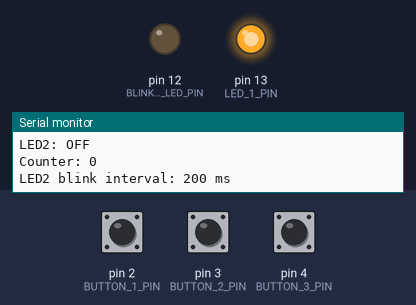
The program below on a simulated Arduino Uno, built with avr-gcc and run on an emulated ATmega328P. Shown: output pins drawn as LEDs (lit = HIGH), the last lines printed to the serial monitor. Dashed ring = blinking. The test bench sets the inputs (shaded band); at power-on: pin 2 (BUTTON_1_PIN) HIGH, pin 3 (BUTTON_2_PIN) HIGH, pin 4 (BUTTON_3_PIN) HIGH.

Above: at 1.2 s.
1.3 s: pin 2 (BUTTON_1_PIN) pulled LOW for 0.15 s
At 1.51 s:
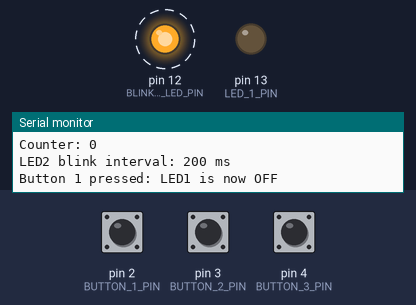
4.3 s: pin 2 (BUTTON_1_PIN) pulled LOW for 1 s
At 5.3 s:
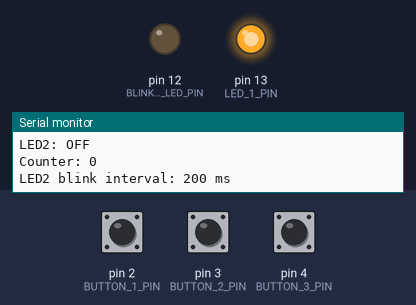
10.9 s: pin 2 (BUTTON_1_PIN) pulled LOW for 3.2 s
At 11.38 s:
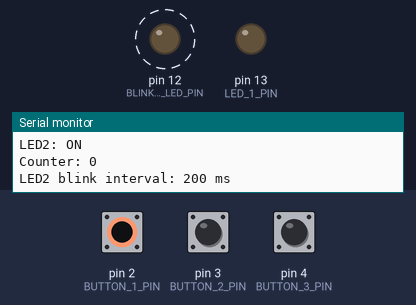
Timing chart, 0 to 16.6 s (numbered marks = the images above; inputs shaded):
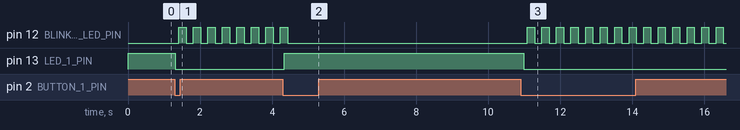

Measured:
- after the input at 1.3 s, pin 12 (BLINKING_LED_PIN): alternates HIGH for 0.20 s and LOW for 0.20 s, starting after 0.11 s; pin 13 (LED_1_PIN): HIGH → LOW at once
- after the input at 4.3 s, pin 12 (BLINKING_LED_PIN): goes on until 4.4 s, then stays LOW; pin 13 (LED_1_PIN): LOW → HIGH at once
- after the input at 10.9 s, pin 12 (BLINKING_LED_PIN): alternates HIGH for 0.20 s and LOW for 0.20 s, starting after 0.19 s; pin 13 (LED_1_PIN): HIGH → LOW after 0.09 s

The program:

main.cpp
```cpp
#include "serial_comm/serial_comm.h"
#include "state_manager/state_manager.h"
#include "sys_timer/sys_timer.h"
#include "task_manager/task_manager.h"

void setup()
{
    serialInit();
    initStateManager();
    initSystemTimer();
    initTaskManager();

    printf("Lab 2.1 started with timer-based scheduler\n");
}

void loop()
{
    taskIdle();
    delay(1000 * SYS_TICK); // 1 second
}
```

button.cpp
```cpp
#include "button.h"
#include <Arduino.h>

// for each button
static unsigned long lastDebounceTime[3] = { 0, 0, 0 };
static bool lastButtonState[3] = { false, false, false };
static bool buttonState[3] = { false, false, false };

void initButtons()
{
    pinMode(BUTTON_1_PIN, INPUT_PULLUP);
    pinMode(BUTTON_2_PIN, INPUT_PULLUP);
    pinMode(BUTTON_3_PIN, INPUT_PULLUP);
}

bool isButtonPressed(int pin)
{
    static bool lastState[3] = { false, false, false };
    int buttonIndex = pin - 2;

    // inverted because of INPUT_PULLUP
    bool currentState = !digitalRead(pin);

    bool result = currentState && !lastState[buttonIndex];

    lastState[buttonIndex] = currentState;

    return result;
}
```

button.h
```cpp
#ifndef BUTTON_H
#define BUTTON_H

#define BUTTON_1_PIN 2 // controls LED1
#define BUTTON_2_PIN 3 // increments counter
#define BUTTON_3_PIN 4 // decrements counter

void initButtons();
bool isButtonPressed(int pin);

#endif
```

led.cpp
```cpp
#include "led.h"
#include <Arduino.h>

void initLeds()
{
    pinMode(LED_1_PIN, OUTPUT);
    pinMode(BLINKING_LED_PIN, OUTPUT);
    digitalWrite(LED_1_PIN, HIGH);
    digitalWrite(BLINKING_LED_PIN, LOW);
}

void setLedState(int pin, bool state)
{
    digitalWrite(pin, state ? HIGH : LOW);
}

void toggleLed(int pin)
{
    digitalWrite(pin, !digitalRead(pin));
}
```

led.h
```cpp
#ifndef LED_H
#define LED_H

#define LED_1_PIN 13 // controlled by Button1
#define BLINKING_LED_PIN 12 // blinks when LED1 is off

void initLeds();
void setLedState(int pin, bool state);
void toggleLed(int pin);

#endif
```

serial_comm.cpp
```cpp
#include "serial_comm.h"

static FILE serialOutput = { 0 };

static int serialWriteByte(char c, FILE* stream)
{
    Serial.write(c);
    // add a carriage return after the newline
    if (c == '\n') {
        Serial.write('\r');
    }
    return 0;
}

void serialInit()
{
    Serial.begin(SERIAL_BAUD_RATE);

    while (!Serial) {
        ;
    }

    fdev_setup_stream(&serialOutput, serialWriteByte, NULL, _FDEV_SETUP_WRITE);
    stdout = &serialOutput;
}
```

serial_comm.h
```cpp
#ifndef SERIAL_COMM_H
#define SERIAL_COMM_H

#include <Arduino.h>
#include <stdio.h>

#define SERIAL_BAUD_RATE 9600

void serialInit();

#endif
```

state_manager.cpp
```cpp
#include "state_manager.h"
#include <stdio.h>

volatile SystemState globalState = {
    .ledOneState = false,
    .ledTwoState = false,
    .counter = 0,
};

void initStateManager()
{
    globalState.ledOneState = true;
    globalState.ledTwoState = false;
    globalState.counter = 0;
}

void updateLedOneState(bool state)
{
    globalState.ledOneState = state;
}

void updateLedTwoState(bool state)
{
    globalState.ledTwoState = state;
}

void incrementCounter()
{
    globalState.counter++;
}

void decrementCounter()
{
    if (globalState.counter > 0) {
        globalState.counter--;
    }
}

bool getLedOneState()
{
    return globalState.ledOneState;
}

bool getLedTwoState()
{
    return globalState.ledTwoState;
}

int getCounter()
{
    return globalState.counter;
}
```

state_manager.h
```cpp
#ifndef STATE_MANAGER_H
#define STATE_MANAGER_H

struct SystemState {
    bool ledOneState; // Task 1 provides
    bool ledTwoState; // Task 2 provides
    int counter; // Task 3 provides
};

// global state
extern volatile SystemState globalState;

// provider functions
void initStateManager();
void updateLedOneState(bool state);
void updateLedTwoState(bool state);
void incrementCounter();
void decrementCounter();

// consumer functions
bool getLedOneState();
bool getLedTwoState();
int getCounter();

#endif
```

sys_timer.cpp
```cpp
#include "sys_timer.h"
#include "../state_manager/state_manager.h"
#include "../task_manager/task_manager.h"
#include <Arduino.h>

int buttonLedTaskCounter = BUTTON_LED_TASK_REC;
int blinkingLedTaskCounter = BLINKING_LED_TASK_REC;
int counterButtonsTaskCounter = COUNTER_BUTTONS_TASK_REC;

void initSystemTimer()
{
    cli(); // disable interrupts

    // reset registers
    TCCR1A = 0;
    TCCR1B = 0;
    TCNT1 = 0;

    // compare match register for 1ms increments
    OCR1A = 62;

    // turn on CTC mode
    // this mode is used to compare the timer value with the OCR1A register
    TCCR1B |= (1 << WGM12);

    // set CS12 bit for 256 prescaler
    TCCR1B |= (1 << CS12);

    // enable timer compare interrupt
    TIMSK1 |= (1 << OCIE1A);

    sei(); // enable interrupts
}

// routine for timer compare interrupt
ISR(TIMER1_COMPA_vect)
{
    timeScheduler();
}

void timeScheduler()
{
    int dynamicBlinkingLedTaskRec = BLINKING_LED_TASK_REC + (getCounter() * 50);

    if (--buttonLedTaskCounter <= 0) {
        buttonLedTaskCounter = BUTTON_LED_TASK_REC;
        taskButtonLed();
    }

    if (--blinkingLedTaskCounter <= 0) {
        blinkingLedTaskCounter = dynamicBlinkingLedTaskRec;
        taskBlinkingLed();
    }

    if (--counterButtonsTaskCounter <= 0) {
        counterButtonsTaskCounter = COUNTER_BUTTONS_TASK_REC;
        taskCounterButtons();
    }
}
```

sys_timer.h
```cpp
#ifndef SYS_TIMER_H
#define SYS_TIMER_H

#include <Arduino.h>

#define SYS_TICK 1 // 1ms system tick

#define BUTTON_LED_TASK_REC (100 / SYS_TICK)
#define BLINKING_LED_TASK_REC (200 / SYS_TICK)
#define COUNTER_BUTTONS_TASK_REC (250 / SYS_TICK)

void initSystemTimer();
void timeScheduler();

extern int buttonLedTaskCounter;
extern int blinkingLedTaskCounter;
extern int counterButtonsTaskCounter;

#endif
```

task_manager.cpp
```cpp
#include "task_manager.h"
#include "../button/button.h"
#include "../led/led.h"
#include "../state_manager/state_manager.h"
#include "../sys_timer/sys_timer.h"
#include <Arduino.h>
#include <stdio.h>

void initTaskManager()
{
    initButtons();
    initLeds();
}

void taskButtonLed()
{
    if (isButtonPressed(BUTTON_1_PIN)) {
        bool newState = !getLedOneState();
        updateLedOneState(newState);
        setLedState(LED_1_PIN, newState);

        printf("Button 1 pressed: LED1 is now %s\n\n", newState ? "ON" : "OFF");
    }
}

void taskBlinkingLed()
{
    // only blink when LED1 is off
    if (!getLedOneState()) {
        bool newState = !getLedTwoState();
        updateLedTwoState(newState);
        setLedState(BLINKING_LED_PIN, newState);
    } else {
        updateLedTwoState(false);
        setLedState(BLINKING_LED_PIN, false);
    }
}

void taskCounterButtons()
{
    if (isButtonPressed(BUTTON_2_PIN)) {
        incrementCounter();
        printf("Button 2 pressed: Counter incremented to %d\n\n", getCounter());
    }

    if (isButtonPressed(BUTTON_3_PIN)) {
        decrementCounter();
        printf("Button 3 pressed: Counter decremented to %d\n\n", getCounter());
    }
}

void taskIdle()
{
    int counterValue = getCounter();
    int blinkingLedTaskRec = BLINKING_LED_TASK_REC + (counterValue * 50);

    printf("System Status:\n");
    printf("LED1: %s\n", getLedOneState() ? "ON" : "OFF");
    printf("LED2: %s\n", getLedTwoState() ? "ON" : "OFF");

    printf("Counter: %d\n", getCounter());
    printf("LED2 blink interval: %d ms\n\n", blinkingLedTaskRec);
}
```

task_manager.h
```cpp
#ifndef TASK_MANAGER_H
#define TASK_MANAGER_H

#define BUTTON_CHECK_INTERVAL 50
#define BLINK_INTERVAL 500
#define COUNTER_CHECK_INTERVAL 100
#define IDLE_INTERVAL 1000

void initTaskManager();
void taskButtonLed();
void taskBlinkingLed();
void taskCounterButtons();
void taskIdle();

#endif
```
